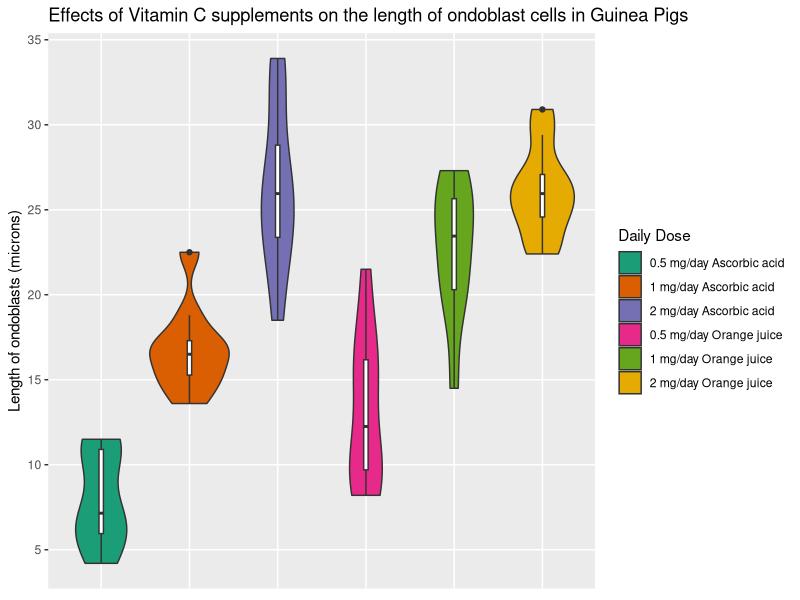

The R script that drew this image:
if(!require(ggplot2)){
    install.packages("ggplot2")
    library(ggplot2)
}

head(ToothGrowth)

toof<-ToothGrowth

names(toof)<- c("cell_length", "supplement", "dose")

toof$supplement<- gsub(pattern = "OJ", replacement = "Orange juice", x = toof$supplement)

toof$supplement<- gsub(pattern = "VC", replacement = "Ascorbic acid", x = toof$supplement)

list<-rep("mg/day", 60)

toof$group<- paste(toof$dose, list, sep = " ")

toof$group<- paste(toof$group, toof$supplement, sep = " ")

toof$group<-factor(toof$group, ordered = TRUE, levels = unique(toof$group))

ggplot(toof, aes(toof$group, toof$cell_length)) + geom_violin(aes(fill=toof$group)) + scale_fill_brewer(name= "Daily Dose", palette = "Dark2") + 
    
    geom_boxplot(width=0.05) +
    
    theme(axis.title.x=element_blank(), axis.text.x=element_blank(), axis.ticks.x=element_blank()) + 
    
    scale_y_continuous(name = "Length of ondoblasts (microns)", breaks = seq(0, 35, 5), minor_breaks = FALSE) + 
    
    ggtitle("Effects of Vitamin C supplements on the length of ondoblast cells in Guinea Pigs")

list1<-toof[toof$group == "0.5 mg/day Ascorbic acid", 1]

list3<-toof[toof$group == "1 mg/day Ascorbic acid", 1]

list5<-toof[toof$group == "2 mg/day Ascorbic acid", 1]

list2<-toof[toof$group == "0.5 mg/day Orange juice", 1]

list4<-toof[toof$group == "1 mg/day Orange juice", 1]

list6<-toof[toof$group == "2 mg/day Orange juice", 1]

t.test(list1, list2, paired = FALSE)

t.test(list3, list4, paired = FALSE)

t.test(list5, list6, paired = FALSE)
